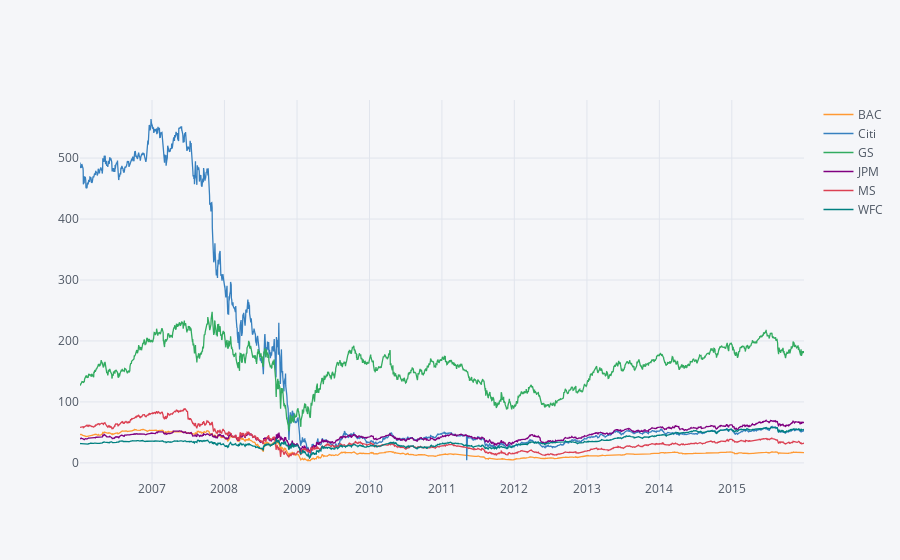

Notebook source saved alongside this figure:
### Code cell
bank_stocks.xs(key='Close', axis=1, level='Stock Info').iplot()

### Figure 1 — Plotly figure (JSON) as saved in the notebook; plotly's stock layout.template omitted (floating-point values rounded to 4 significant figures; data arrays with more than 128 entries replaced by an {"elided": "..."} marker saying what was removed)
{"data": [{"line": {"color": "rgba(255, 153, 51, 1.0)", "dash": "solid", "shape": "linear", "width": 1.3}, "mode": "lines", "name": "BAC", "text": "", "type": "scatter", "uid": "df3f3043-c4c8-4719-a7d5-efc348921d6a", "x": {"elided": "2517 str values"}, "y": {"elided": "2517 float values"}}, {"line": {"color": "rgba(55, 128, 191, 1.0)", "dash": "solid", "shape": "linear", "width": 1.3}, "mode": "lines", "name": "Citi", "text": "", "type": "scatter", "uid": "831631c8-52a4-4eba-a939-f5de395a9ab6", "x": {"elided": "2517 str values"}, "y": {"elided": "2517 float values"}}, {"line": {"color": "rgba(50, 171, 96, 1.0)", "dash": "solid", "shape": "linear", "width": 1.3}, "mode": "lines", "name": "GS", "text": "", "type": "scatter", "uid": "25baf570-9d49-483a-8fb0-b9f6fdd10c6a", "x": {"elided": "2517 str values"}, "y": {"elided": "2517 float values"}}, {"line": {"color": "rgba(128, 0, 128, 1.0)", "dash": "solid", "shape": "linear", "width": 1.3}, "mode": "lines", "name": "JPM", "text": "", "type": "scatter", "uid": "be42c4af-dda9-45b8-8054-f34a83a76764", "x": {"elided": "2517 str values"}, "y": {"elided": "2517 float values"}}, {"line": {"color": "rgba(219, 64, 82, 1.0)", "dash": "solid", "shape": "linear", "width": 1.3}, "mode": "lines", "name": "MS", "text": "", "type": "scatter", "uid": "0c26e729-4078-4ff2-8e4b-179666f4b04a", "x": {"elided": "2517 str values"}, "y": {"elided": "2517 float values"}}, {"line": {"color": "rgba(0, 128, 128, 1.0)", "dash": "solid", "shape": "linear", "width": 1.3}, "mode": "lines", "name": "WFC", "text": "", "type": "scatter", "uid": "e1b2b7fe-eec1-4fcb-9ee7-fb11a8284d17", "x": {"elided": "2517 str values"}, "y": {"elided": "2517 float values"}}], "layout": {"legend": {"bgcolor": "#F5F6F9", "font": {"color": "#4D5663"}}, "paper_bgcolor": "#F5F6F9", "plot_bgcolor": "#F5F6F9", "title": {"font": {"color": "#4D5663"}}, "xaxis": {"gridcolor": "#E1E5ED", "showgrid": true, "tickfont": {"color": "#4D5663"}, "title": {"font": {"color": "#4D5663"}, "text": ""}, "zerolinecolor": "#E1E5ED"}, "yaxis": {"gridcolor": "#E1E5ED", "showgrid": true, "tickfont": {"color": "#4D5663"}, "title": {"font": {"color": "#4D5663"}, "text": ""}, "zerolinecolor": "#E1E5ED"}}}
